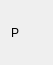
<?xml version="1.0" encoding="UTF-8"?>
<ui version="4.0">
 <class>FormPiece</class>
 <widget class="QWidget" name="FormPiece">
  <property name="geometry">
   <rect>
    <x>0</x>
    <y>0</y>
    <width>53</width>
    <height>65</height>
   </rect>
  </property>
  <property name="windowTitle">
   <string>Form</string>
  </property>
  <layout class="QVBoxLayout" name="verticalLayout">
   <item>
    <widget class="QLabel" name="label">
     <property name="text">
      <string>P</string>
     </property>
    </widget>
   </item>
  </layout>
 </widget>
 <resources/>
 <connections/>
</ui>
